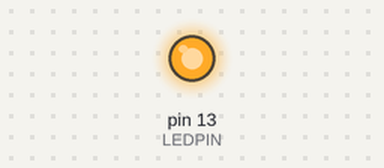
This sketch was run on a simulated Arduino Uno, built with avr-gcc and run on an emulated ATmega328P. On the bench: output pins drawn as LEDs (lit = HIGH).

Above: at 0.1 s.
Timing chart, 0 to 1.6 s (numbered marks = the images above):
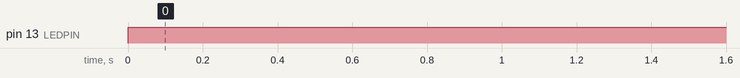

Measured:
- by itself, pin 13 (LEDPIN): LOW → HIGH at 0.00 s

The sketch:

if.ino
```cpp
int LEDPIN = 13;

void setup() {
    pinMode(LEDPIN, OUTPUT);
}

int b = 1;

void loop() {
    if (b < 10) {
        digitalWrite(LEDPIN, HIGH);
    }

    else {
        digitalWrite(LEDPIN, LOW);
    }
}
```
